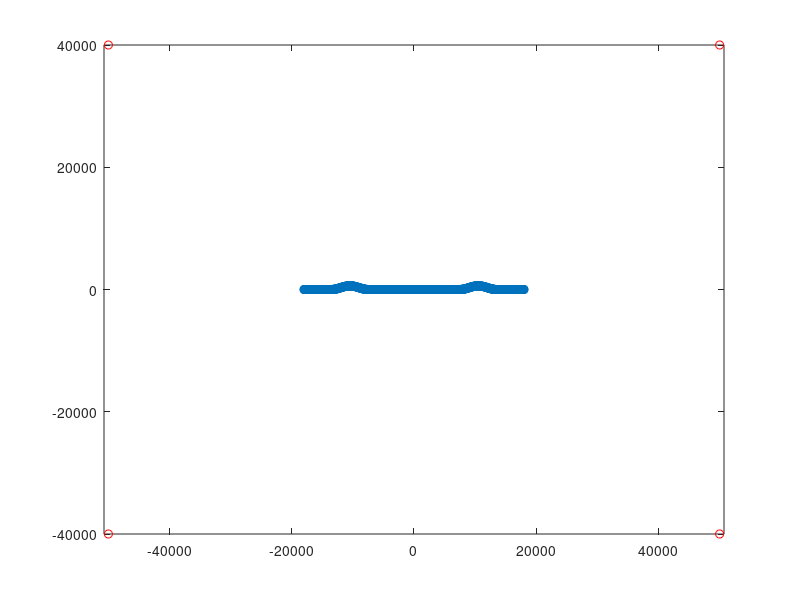

Write the MATLAB code that produced this figure.
clc
clear
close all

faultsize=200;
boundsize=10e3;

x = -18e3:50:18e3;
nx = length(x);
y = zeros(size(x));

for i = 1:nx
     x1 = x(i);
    if (x1>7.5e3 && x1<13.5e3)
        y(i) = 300*(1+cos(pi*abs(x1-10.5e3)/3e3));
    end
    if (x1<-7.5e3 && x1>-13.5e3)
        y(i) = 300*(1+cos(pi*abs(x1+10.5e3)/3e3));
    end
end

nx = length(x);
plot(x,y,'o-')
axis equal


fnm = 'tpv28_2d.geo'

fid = fopen(fnm,'w');
fprintf(fid,'SetFactory("OpenCASCADE");\n');
for i = 1:nx
   fprintf(fid,'Point(%d)={%g,%g,0,1.0};\n',i,x(i),y(i));
end
fprintf(fid,'Spline(1) = {%d:%d};\n',1,nx);

% add four corners
LenX = 50e3; LenY = 40e3;
c = [-LenX, -LenY;
      LenX, -LenY;
      LenX,  LenY;
     -LenX,  LenY];
hold on
plot(c(:,1),c(:,2),'ro')

fprintf(fid,'Rectangle(1) = {-50e3, -40e3, 0, 100e3, 80e3, 0};\n');

fprintf(fid,'BooleanFragments{ Surface{1}; Delete; }{ Curve{1}; Delete; }\n',1,i);
fprintf(fid,'MeshSize{%d:%d} = %g;\n',1,nx,faultsize*2);
fprintf(fid,'MeshSize{%d:%d} = %g;\n',nx+1,nx+4,boundsize*2);
fprintf(fid,'Mesh.Algorithm = 6;\n');
%fprintf(fid,'Mesh.RecombinationAlgorithm = 2;\n');
%fprintf(fid,'Recombine Surface{:};\n');
fprintf(fid,'Mesh.SubdivisionAlgorithm = 1;\n');
fclose(fid);
